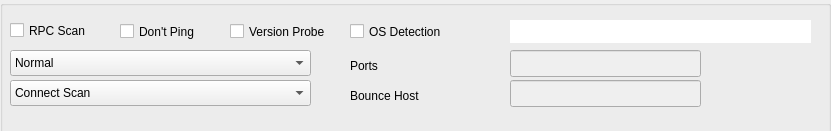
       <widget class="QWidget" name="ScanOptions" >
        <property name="geometry" >
         <rect>
          <x>0</x>
          <y>0</y>
          <width>831</width>
          <height>131</height>
         </rect>
        </property>
        <property name="autoFillBackground" >
         <bool>true</bool>
        </property>
        <widget class="QGroupBox" name="groupBox" >
         <property name="geometry" >
          <rect>
           <x>0</x>
           <y>0</y>
           <width>831</width>
           <height>141</height>
          </rect>
         </property>
         <property name="autoFillBackground" >
          <bool>true</bool>
         </property>
         <property name="title" >
          <string/>
         </property>
         <widget class="QCheckBox" name="rpcBox" >
          <property name="geometry" >
           <rect>
            <x>10</x>
            <y>20</y>
            <width>101</width>
            <height>21</height>
           </rect>
          </property>
          <property name="text" >
           <string>RPC Scan</string>
          </property>
         </widget>
         <widget class="QLabel" name="label_39" >
          <property name="geometry" >
           <rect>
            <x>350</x>
            <y>80</y>
            <width>91</width>
            <height>31</height>
           </rect>
          </property>
          <property name="text" >
           <string>Bounce Host</string>
          </property>
         </widget>
         <widget class="QLineEdit" name="portEdit" >
          <property name="enabled" >
           <bool>false</bool>
          </property>
          <property name="geometry" >
           <rect>
            <x>510</x>
            <y>50</y>
            <width>191</width>
            <height>27</height>
           </rect>
          </property>
         </widget>
         <widget class="QComboBox" name="comboScan" >
          <property name="geometry" >
           <rect>
            <x>10</x>
            <y>80</y>
            <width>301</width>
            <height>26</height>
           </rect>
          </property>
          <property name="mouseTracking" >
           <bool>true</bool>
          </property>
          <property name="maxVisibleItems" >
           <number>20</number>
          </property>
          <item>
           <property name="text" >
            <string>Connect Scan</string>
           </property>
          </item>
          <item>
           <property name="text" >
            <string>Ping Sweep</string>
           </property>
          </item>
          <item>
           <property name="text" >
            <string>Host List</string>
           </property>
          </item>
          <item>
           <property name="text" >
            <string>FTP Bounce Attack</string>
           </property>
          </item>
         </widget>
         <widget class="QLabel" name="label_38" >
          <property name="geometry" >
           <rect>
            <x>350</x>
            <y>50</y>
            <width>91</width>
            <height>31</height>
           </rect>
          </property>
          <property name="text" >
           <string>Ports</string>
          </property>
         </widget>
         <widget class="QLineEdit" name="bounceEdit" >
          <property name="enabled" >
           <bool>false</bool>
          </property>
          <property name="geometry" >
           <rect>
            <x>510</x>
            <y>80</y>
            <width>191</width>
            <height>27</height>
           </rect>
          </property>
         </widget>
         <widget class="QCheckBox" name="versionBox" >
          <property name="geometry" >
           <rect>
            <x>230</x>
            <y>20</y>
            <width>131</width>
            <height>23</height>
           </rect>
          </property>
          <property name="text" >
           <string>Version Probe</string>
          </property>
         </widget>
         <widget class="QLineEdit" name="lineOptions" >
          <property name="geometry" >
           <rect>
            <x>510</x>
            <y>20</y>
            <width>301</width>
            <height>23</height>
           </rect>
          </property>
          <property name="focusPolicy" >
           <enum>Qt::NoFocus</enum>
          </property>
          <property name="styleSheet" >
           <string notr="true" />
          </property>
          <property name="frame" >
           <bool>false</bool>
          </property>
          <property name="readOnly" >
           <bool>true</bool>
          </property>
         </widget>
         <widget class="QCheckBox" name="notpingBox" >
          <property name="geometry" >
           <rect>
            <x>120</x>
            <y>20</y>
            <width>101</width>
            <height>23</height>
           </rect>
          </property>
          <property name="text" >
           <string>Don't Ping</string>
          </property>
         </widget>
         <widget class="QComboBox" name="portCombo" >
          <property name="geometry" >
           <rect>
            <x>10</x>
            <y>50</y>
            <width>301</width>
            <height>26</height>
           </rect>
          </property>
          <item>
           <property name="text" >
            <string>Normal</string>
           </property>
          </item>
          <item>
           <property name="text" >
            <string>All</string>
           </property>
          </item>
          <item>
           <property name="text" >
            <string>Most Important</string>
           </property>
          </item>
          <item>
           <property name="text" >
            <string>Range</string>
           </property>
          </item>
         </widget>
         <widget class="QCheckBox" name="checkOS" >
          <property name="geometry" >
           <rect>
            <x>350</x>
            <y>20</y>
            <width>151</width>
            <height>23</height>
           </rect>
          </property>
          <property name="text" >
           <string>OS Detection</string>
          </property>
         </widget>
        </widget>
       </widget>
